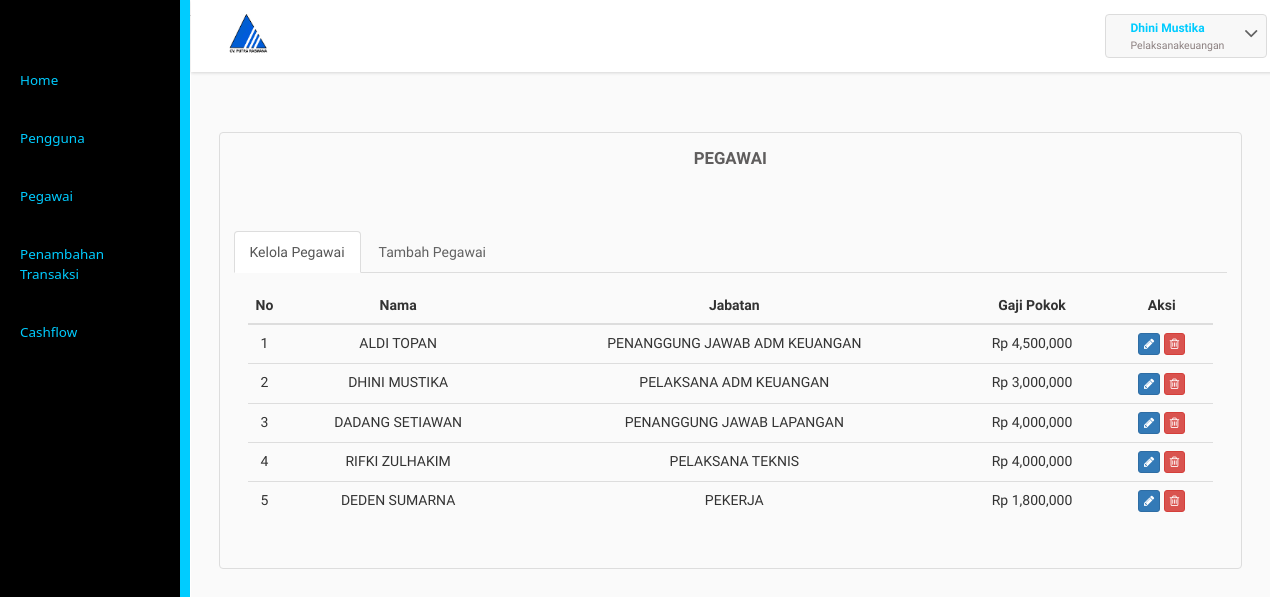
The page /pelaksanaadmkeuangan/pegawai.php (signed in) on the database its author committed.
### tables this page shows
CREATE TABLE `pengguna` (
  `id_pengguna` varchar(25) NOT NULL,
  `username` varchar(55) NOT NULL,
  `password` text NOT NULL,
  `email` varchar(55) NOT NULL,
  `level` varchar(25) NOT NULL,
  `id_pegawai` varchar(25) NOT NULL
);

CREATE TABLE `pegawai` (
  `id_pegawai` varchar(25) NOT NULL,
  `nama` varchar(56) NOT NULL,
  `jabatan` varchar(30) NOT NULL
);

CREATE TABLE `gaji` (
  `id_pegawai` varchar(25) NOT NULL,
  `gaji` int(11) NOT NULL
);

### pelaksanaadmkeuangan/pegawai.php (the view, shortened to what this page needs)
<?php
include("libfunc.php");
include("../libfunc.php");
$link=koneksidb();
if(($_SESSION['logske']==true) && ($_SESSION['userske']!="")){
  headske();
  ?>
/*
  <div class="inner-block">
    <div class="table-agile-info">
      <div class="panel panel-default">
        <div class="chit-chat-heading">
          Pegawai
        </div>
        <br>
        <div class="horizontal-tab">
          <ul class="nav nav-tabs">
            <li class="active"><a href="#tab1" data-toggle="tab" aria-expanded="true">Kelola Pegawai</a></li>
            <li class=""><a href="#tab2" data-toggle="tab" aria-expanded="false">Tambah Pegawai</a></li>
          </ul>
          <div class="tab-content">
            <div class="tab-pane active" id="tab1">
              <div class="row">
                <div class="col-md-12">
                  <div class="table-responsive">
                    <table class="table table-hover">
                      <thead>
                        <tr>
                          <th style="width:20px;"><center>No</center></th>
                          <th><center>Nama</center></th>
                          <th><center>Jabatan</center></th>
                          <th><center>Gaji Pokok</center></th>
                          <th><center>Aksi</center></th>
                        </tr>
                      </thead>
                      <tbody>
                        <?php
                        $sql1="SELECT * FROM pegawai p INNER JOIN gaji g ON p.id_pegawai=g.id_pegawai";
                        $res1=mysqli_query($link,$sql1);
                        $i=1;
                        while($data1=mysqli_fetch_array($res1)){
                          ?>
                          <tr>
                            <td><center><?php echo $i;?></center></td>
                            <td><center><?php echo strtoupper($data1['nama']);?></center></td>
                            <td><center><?php echo strtoupper($data1['jabatan']);?></center></td>
                            <td><center>
                              <?php echo "Rp ".strtoupper(number_format($data1['gaji']));?>
                            </center></td>
                            <td><center>
                              <a class="logout" data-toggle="modal" href="#myModala<?php echo $i;?>"><button class="btn btn-primary btn-xs tombol-edit" data-idpeg="<?php echo $data1['id_pegawai'];  ?>"><i class="fa fa-pencil"></i></button></a>
							  <a href="hpegawai.php?&SDEdwdw=<?php echo base64_encode($data1['id_pegawai']);?>" onClick="return confirm('Apakah Anda Yakin Akan Menghapus Data?')"> <button class="btn btn-danger btn-xs"><i class="fa fa-trash-o "></i></button></a>
                            </center></td>
                          </tr>
                          <?php
                          $i++;
                        }
                        ?>
                      </table>
                    </div>
                  </div>
                </div>
              </div>
            </div>
          </div>
        </div>
      </div>
    </div>
  </div>
</div>
<?php
sideske();
}else{
  header("Location: ../masuk.php");
}
?>

### pelaksanaadmkeuangan/libfunc.php (shortened to what this page needs)
<?php
function headske(){
	$iduser=$_SESSION['idske'];
	$link=koneksidb();
	$sql="SELECT * FROM pengguna pg INNER JOIN pegawai p ON pg.id_pegawai=p.id_pegawai WHERE id_pengguna='$iduser'";
	$res=mysqli_query($link,$sql);
	$data=mysqli_fetch_array($res);
	?>
	<!DOCTYPE HTML>
<html>
<head>
	<link href="../css/bootstrap.css" rel="stylesheet" type="text/css" media="all">
	<link href="../css/style.css" rel="stylesheet" type="text/css" media="all"/>
	<link href="../css/font-awesome.css" rel="stylesheet">
</head>
<body>
	<div class="page-container">
		<div class="left-content">
			<div class="mother-grid-inner">
				<div class="header-main">
					<div class="header-left">
						<div class="logo-name">
							<a href="index">
								<img id="logo" src="../images/cv.PNG" alt="Logo" width="40" /> </a>
							</div>
							<div class="clearfix"> </div>
						</div>
						<div class="header-right">
							<div class="profile_details">
								<ul>
									<li class="dropdown profile_details_drop">
										<a href="#" class="dropdown-toggle" data-toggle="dropdown" aria-expanded="false">
											<div class="profile_img">
												<div class="user-name">
													<p><?php echo $data['nama'];?></p>
													<span><?php echo $data['level'];?></span>
												</div>
												<i class="fa fa-angle-down lnr"></i>
												<div class="clearfix"></div>
											</div>
										</a>
									</li>
								</ul>
							</div>
							<div class="clearfix"> </div>
						</div>
						<div class="clearfix"> </div>
					</div>
			<?php
		}
		function sideske(){
			?>
			<div class="sidebar-menu">
				<div class="logo"> <a href="#" class="sidebar-icon"> <span class="fa fa-bars"></span> </a>  </div>
				<div class="menu">
					<ul id="menu" >
						<li id="menu-home" ><a href="index"><span>Home</span></a></li>
						<li><a href="pengguna.php"><span>Pengguna</span></a></li>
						<li><a href="pegawai.php"><span>Pegawai</span></a></li>
						<li><a href="kas.php"><span>Penambahan Transaksi</span></a></li>
						<li><a href="bukubesar.php"><span>Cashflow</span></a></li>
					</ul>
				</div>
			</div>
		</div>
	</body>
	</html>
			<?php
		}
	?>

### rows shown on the page
pengguna: id_pegawai.nama "Dhini Mustika", level "Pelaksanakeuangan"
gaji: id_pegawai.nama "ALDI TOPAN", id_pegawai.jabatan "PENANGGUNG JAWAB ADM KEUANGAN", gaji "4,500,000"
gaji: id_pegawai.nama "DHINI MUSTIKA", id_pegawai.jabatan "PELAKSANA ADM KEUANGAN", gaji "3,000,000"
gaji: id_pegawai.nama "DADANG SETIAWAN", id_pegawai.jabatan "PENANGGUNG JAWAB LAPANGAN", gaji "4,000,000"
gaji: id_pegawai.nama "RIFKI ZULHAKIM", id_pegawai.jabatan "PELAKSANA TEKNIS", gaji "4,000,000"
gaji: id_pegawai.nama "DEDEN SUMARNA", id_pegawai.jabatan "PEKERJA", gaji "1,800,000"
